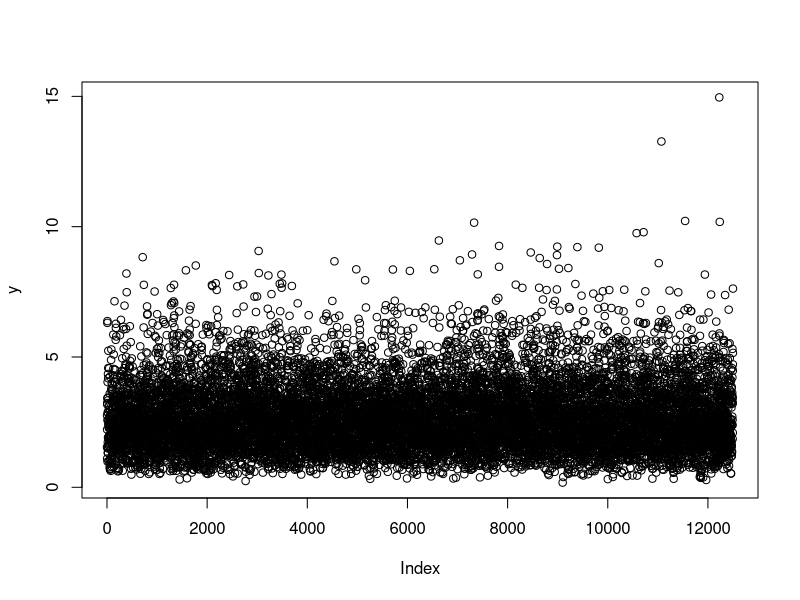

The R source for this figure: (Note: this script raises an error after producing the figure.)
## simulate some data ##
# set seed
set.seed(10)
# random effect
u <- rep(rnorm(500, 0, .1), each = 25)
# predictor
x <- rnorm(500 * 25, 0, .1)

# outcome
y <- rgamma(500 * 25, shape = 5.00, scale = exp(1 + u + x)/5.00) # log link...

#y <- rgamma(500 * 25, 1/(1 + u + x)) # inverse link
plot(y)

# id
id <- factor(rep(1:500, each = 25))

(m <- glmmTMB::glmmTMB(y ~ x + (1 | id), family = Gamma(link='log')))
summary(m)
exp(fixef(m)$dis)
